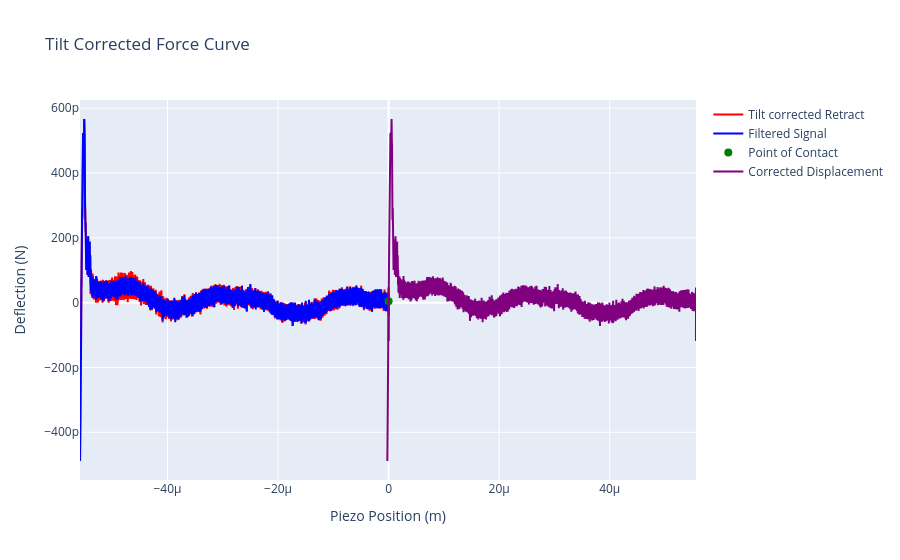

Notebook code for this chart:
### Code cell
# plot in plotly
fig = go.Figure()
fig.add_trace(go.Scatter(x=ret_piezo, y=tilt_ret_deflection_N, mode='lines', name='Tilt corrected Retract', line=dict(color='red', width=2)))
fig.add_trace(go.Scatter(x=ret_piezo, y=fft_filtered_signal, mode='lines', name='Filtered Signal', line=dict(color='blue', width=2)))
fig.add_trace(go.Scatter(x=[0], y=[first_positive_deflection], mode='markers', name='Point of Contact', marker=dict(color='green', size=8)))
fig.add_trace(go.Scatter(x=ret_corrected_displacement, y=fft_filtered_signal, mode='lines', name='Corrected Displacement', line=dict(color='purple', width=2))) 
fig.update_layout(title='Tilt Corrected Force Curve', xaxis_title='Piezo Position (m)', yaxis_title='Deflection (N)', showlegend=True)
fig.show()

### Figure 1 — Plotly figure (JSON) as saved in the notebook; plotly's stock layout.template omitted (floating-point values rounded to 4 significant figures; data arrays with more than 128 entries replaced by an {"elided": "..."} marker saying what was removed)
{"data": [{"line": {"color": "red", "width": 2}, "mode": "lines", "name": "Tilt corrected Retract", "type": "scatter", "x": {"elided": "37849 float values"}, "y": {"elided": "37849 float values"}}, {"line": {"color": "blue", "width": 2}, "mode": "lines", "name": "Filtered Signal", "type": "scatter", "x": {"elided": "37849 float values"}, "y": {"elided": "37849 float values"}}, {"marker": {"color": "green", "size": 8}, "mode": "markers", "name": "Point of Contact", "type": "scatter", "x": [0], "y": [4.569e-12]}, {"line": {"color": "purple", "width": 2}, "mode": "lines", "name": "Corrected Displacement", "type": "scatter", "x": {"elided": "37849 float values"}, "y": {"elided": "37849 float values"}}], "layout": {"showlegend": true, "title": {"text": "Tilt Corrected Force Curve"}, "xaxis": {"title": {"text": "Piezo Position (m)"}}, "yaxis": {"title": {"text": "Deflection (N)"}}}}
